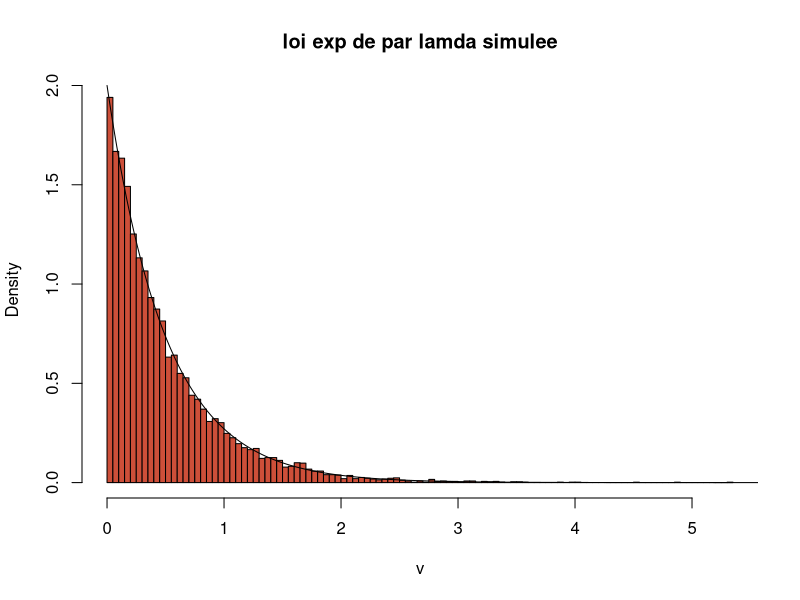
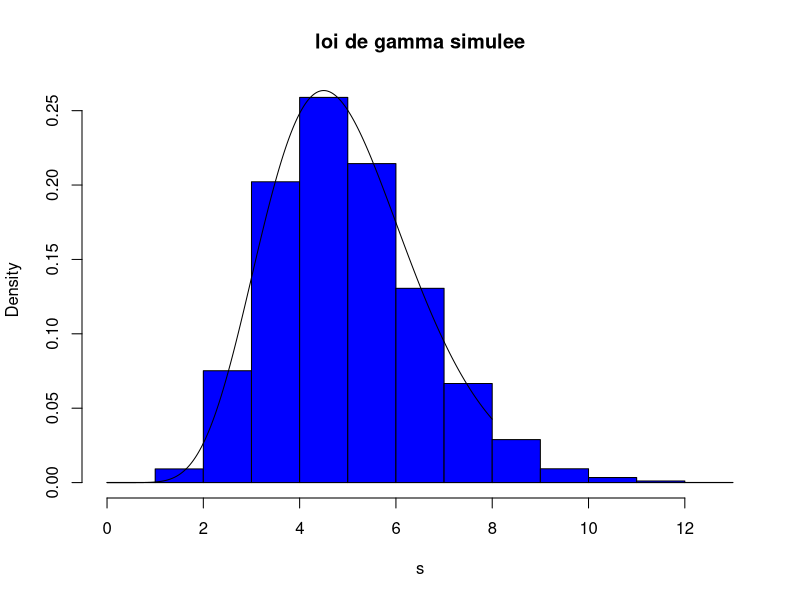
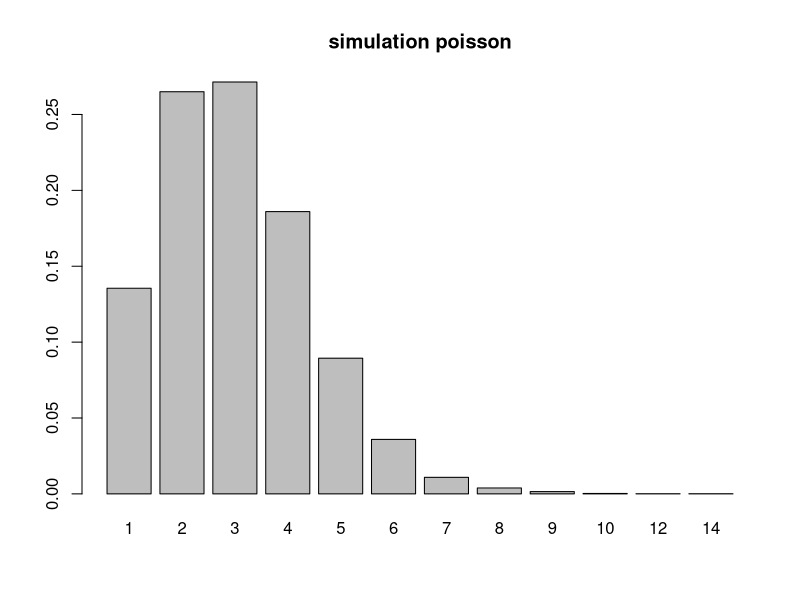
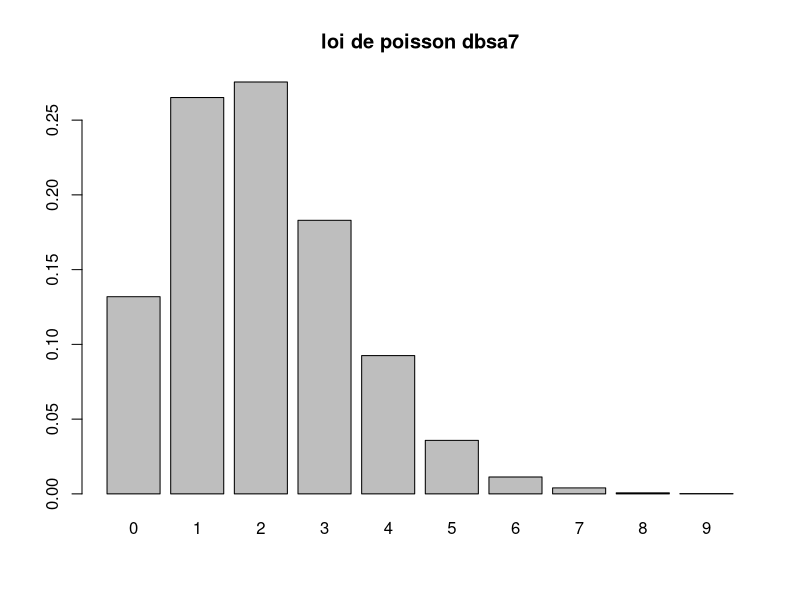
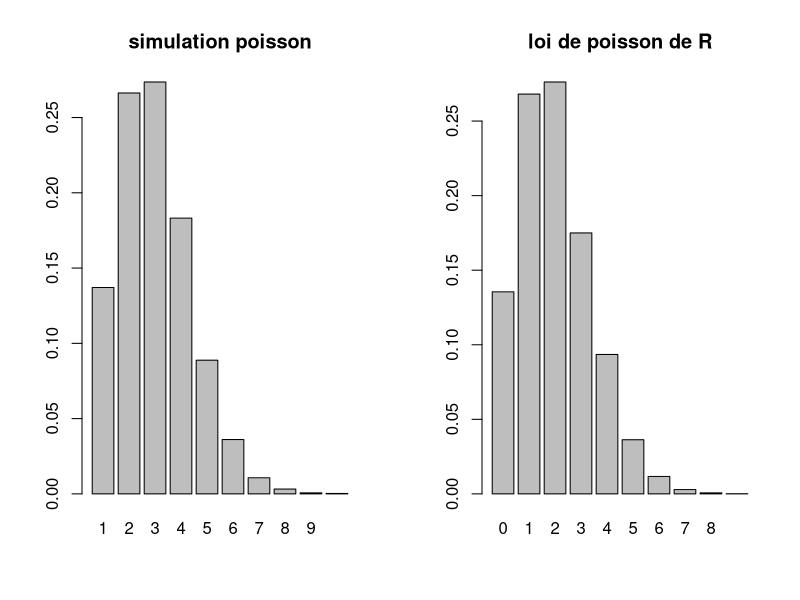

Reproduce these figures in R, in order.
n = 10000
lambda = 2

#question 1: simulation d'une loi exponentielle
u = runif(n)
v <- -log(u)/lambda
hist(v, breaks = 100, freq = F, main = "loi exp de par lamda simulee", col = "tomato3")
x <- seq(0,8, 1/1000)
y <- dexp(x, rate = 2)
lines(x, y, type = "l")

#question 2: simulation d'une loi gamma 10
s = 0
for(i in 1:10){
  u = runif(n)
  s = s - log(u)/lambda
}

hist(s, freq = F, main = "loi de gamma simulee", col = "blue")
z <- dgamma(x,10 , rate = lambda)
lines(x,z, type = "l")
#question 2: methode matricielle?


# question 3: simulation d'une loi de poisson

N = 0
s = 0

N = numeric(n)
s = numeric(n)
for(i in 1:n){
  while(s[i] <= 1){
    u = runif(1)
    s[i] = s[i] - log(u)/lambda
    N[i] = N[i] + 1
  }
}
barplot(table(N)/n, main = "simulation poisson")
t <- rpois(n, lambda)
barplot(table(t)/n, main = "loi de poisson dbsa7")

# poisson methode 2 

N = numeric(n)
s = numeric(n)
test = s <= 1
while(any(test)){
  i = sum(test)
  u = runif(i)
  s[test] = s[test] - log(u)/lambda
  N[test] = N[test] + test[test]
  test = s <= 1
}
par(mfrow = c(1,2))
barplot(table(N)/n, main = "simulation poisson")
t <- rpois(n, lambda)
barplot(table(t)/n, main = "loi de poisson de R")

